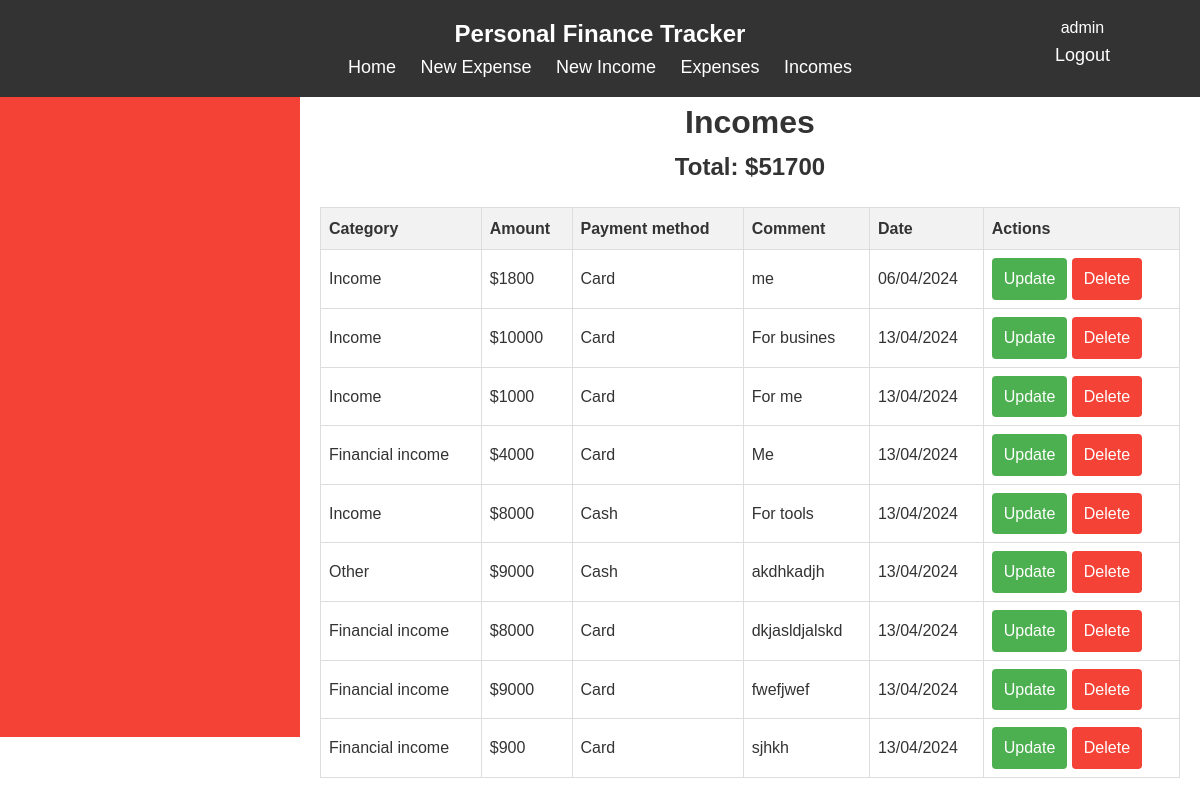
The app's page /showincome/ (signed in), older data.
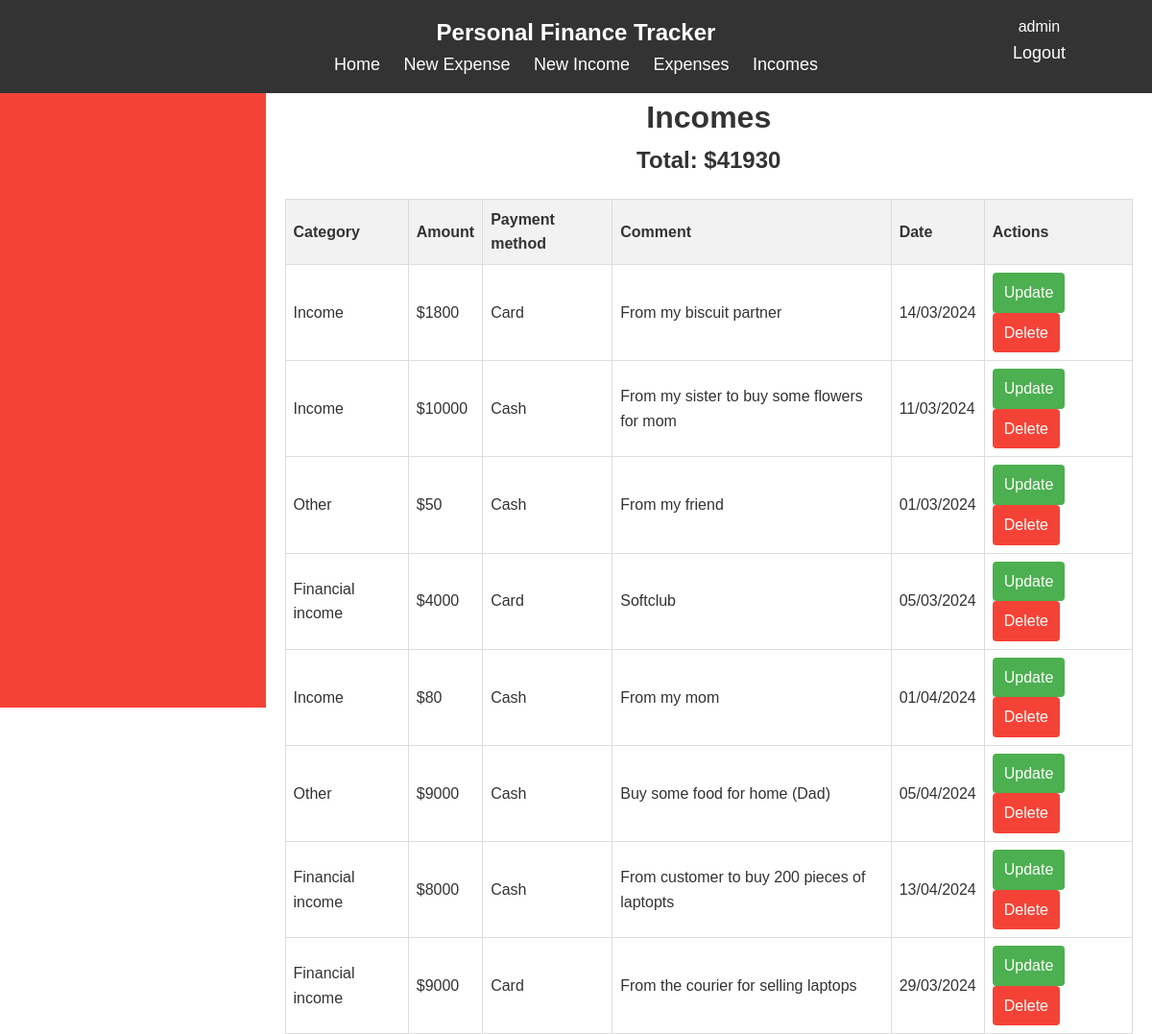
The same page, newer data.
### app/models.py (models this page shows)
class Income(models.Model):
    IncomeCategory = (
        ('Financial income', 'Financial income'),
        ('Income', 'Income'),
        ('Other', 'Other')
    )
    user = models.ForeignKey(User, on_delete=models.CASCADE, null=True, blank=True, related_name='incomes')
    income_category = models.CharField(max_length=50, choices=IncomeCategory)
    income_amount = models.IntegerField(default=0)
    income_payment_method = models.CharField(max_length=50, choices=PAYMENT_METHOD)
    income_date = models.DateField(default=timezone.now)
    income_comment = models.TextField(null=False)

### app/views.py (the view)
# urls.py: path('showincome/', IncomeListView.as_view(), name='show_in'),
class IncomeListView(LoginRequiredMixin, generic.ListView):
    model = Income
    template_name = 'list_income.html'
    context_object_name = 'incomes'
    def get_context_data(self, **kwargs):
        context = super().get_context_data(**kwargs)
        context['incomes'] = context['incomes'].filter(user=self.request.user)
        total_income = Income.objects.filter(user=self.request.user).aggregate(total=Sum('income_amount'))['total'] or 0
        context['total_income'] = total_income
        return context

### app/templates/list_income.html
{% extends "base.html" %}
{% block content %}
<div class="main" style="display: flex; gap: 20px;">
<div class="left" style="width: 25%; background-color: #f44336; position: sticky; top: 0; height: 80vh;">
</div>
<div class="right" style="flex-grow: 5; padding-right: 20px;">
<h1 style="text-align: center;">Incomes</h1>
<h2 style="text-align: center;">Total: ${{ total_income }}</h2>
<table class="income-table" style="border-collapse: collapse; width: 100%;">
    <thead>
        <tr style="background-color: #f2f2f2;">
            <th style="border: 1px solid #ddd; padding: 8px;">Category</th>
            <th style="border: 1px solid #ddd; padding: 8px;">Amount</th>
            <th style="border: 1px solid #ddd; padding: 8px;">Payment method</th>
            <th style="border: 1px solid #ddd; padding: 8px;">Comment</th>
            <th style="border: 1px solid #ddd; padding: 8px;">Date</th>
            <th style="border: 1px solid #ddd; padding: 8px;">Actions</th>
        </tr>
    </thead>
    <tbody>
        {% for income in incomes %}
        <tr style="background-color: #ffffff;">
            <td style="border: 1px solid #ddd; padding: 8px;">{{ income.get_income_category_display }}</td>
            <td style="border: 1px solid #ddd; padding: 8px;">${{ income.income_amount }}</td>
            <td style="border: 1px solid #ddd; padding: 8px;">{{ income.get_income_payment_method_display }}</td>
            <td style="border: 1px solid #ddd; padding: 8px;">{{ income.income_comment }}</td>
            <td style="border: 1px solid #ddd; padding: 8px;">{{ income.income_date|date:"d/m/Y" }}</td>
            <td style="border: 1px solid #ddd; padding: 8px;">
                <a href="{% url 'update_in' pk=income.pk %}" style="background-color: #4CAF50; color: white; padding: 8px 12px; text-align: center; text-decoration: none; display: inline-block; border-radius: 4px;">Update</a>
                <a href="{% url 'delete_in' pk=income.pk %}" style="background-color: #f44336; color: white; padding: 8px 12px; text-align: center; text-decoration: none; display: inline-block; border-radius: 4px;">Delete</a>
            </td>
        </tr>
        {% endfor %}
    </tbody>
</table>
</div>
</div>
{% endblock content %}

Row changes from the older to the newer data that the page shows:
removed Income: income_category "Financial income", income_amount "900", income_payment_method "Card", income_comment "sjhkh", income_date "13/04/2024"
changed Income: income_comment "me" → "From my biscuit partner"; income_date "06/04/2024" → "14/03/2024"
changed Income: income_payment_method "Card" → "Cash"; income_comment "For busines" → "From my sister to buy some flowers for mom"; income_date "13/04/2024" → "11/03/2024"
changed Income: income_category "Income" → "Other"; income_amount "1000" → "50"; income_payment_method "Card" → "Cash"; income_comment "For me" → "From my friend"; income_date "13/04/2024" → "01/03/2024"
changed Income: income_comment "Me" → "Softclub"; income_date "13/04/2024" → "05/03/2024"
changed Income: income_amount "8000" → "80"; income_comment "For tools" → "From my mom"; income_date "13/04/2024" → "01/04/2024"
changed Income: income_comment "akdhkadjh" → "Buy some food for home (Dad)"; income_date "13/04/2024" → "05/04/2024"
changed Income: income_payment_method "Card" → "Cash"; income_comment "dkjasldjalskd" → "From customer to buy 200 pieces of laptopts"
changed Income: income_comment "fwefjwef" → "From the courier for selling laptops"; income_date "13/04/2024" → "29/03/2024"
Text that changed along with them:
{{ total_income }}: "51700" → "41930"
